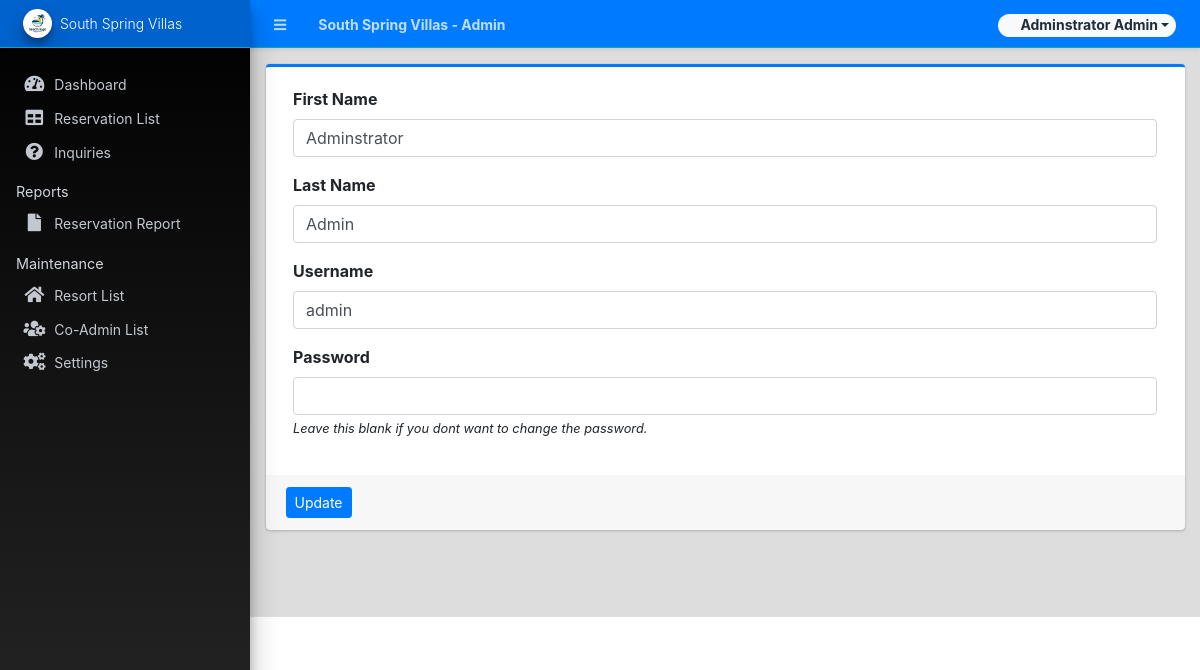
The app's page /admin/?page=user (signed in) with its own data.
### tables this page shows
CREATE TABLE `users` (
  `id` int(50) NOT NULL,
  `firstname` varchar(250) NOT NULL,
  `middlename` text DEFAULT NULL,
  `lastname` varchar(250) NOT NULL,
  `username` text NOT NULL,
  `password` text NOT NULL,
  `avatar` text DEFAULT NULL,
  `last_login` datetime DEFAULT NULL,
  `type` tinyint(1) NOT NULL DEFAULT 0,
  `status` int(1) NOT NULL DEFAULT 1 COMMENT '0=not verified, 1 = verified',
  `date_added` datetime NOT NULL DEFAULT current_timestamp(),
  `date_updated` datetime DEFAULT NULL ON UPDATE current_timestamp()
);

### classes/DBConnection.php (called while the page is built, shortened)
<?php
class DBConnection{
    private $host = DB_SERVER;
    private $username = DB_USERNAME;
    private $password = DB_PASSWORD;
    private $database = DB_NAME;
    public $conn;
    public function __construct(){
        if (!isset($this->conn)) {
            $this->conn = new mysqli($this->host, $this->username, $this->password, $this->database);
        }
    }
}
?>

### classes/SystemSettings.php (called while the page is built, shortened)
<?php
class SystemSettings extends DBConnection{
	function userdata($field = ''){
		if(!empty($field)){
			if(isset($_SESSION['userdata'][$field]))
				return $_SESSION['userdata'][$field];
			else
				return null;
		}else{
			return false;
		}
	}
}
$_settings = new SystemSettings();
?>

### admin/user/index.php (the view, shortened to what this page needs)
<?php
$user = $conn->query("SELECT * FROM users where id ='".$_settings->userdata('id')."'");
foreach($user->fetch_array() as $k =>$v){
	$meta[$k] = $v;
}
?>
<div class="card card-outline card-primary">
	<div class="card-body">
		<div class="container-fluid">
			<form action="" id="manage-user">
				<div class="form-group">
					<label for="name">First Name</label>
					<input type="text" name="firstname" id="firstname" class="form-control" value="<?php echo isset($meta['firstname']) ? $meta['firstname']: '' ?>" required>
				</div>
				<div class="form-group">
					<label for="name">Last Name</label>
					<input type="text" name="lastname" id="lastname" class="form-control" value="<?php echo isset($meta['lastname']) ? $meta['lastname']: '' ?>" required>
				</div>
				<div class="form-group">
					<label for="username">Username</label>
					<input type="text" name="username" id="username" class="form-control" value="<?php echo isset($meta['username']) ? $meta['username']: '' ?>" required  autocomplete="off">
				</div>
				<div class="form-group">
					<label for="password">Password</label>
					<input type="password" name="password" id="password" class="form-control" value="" autocomplete="off">
					<small><i>Leave this blank if you dont want to change the password.</i></small>
				</div>
			</form>
		</div>
	</div>
	<div class="card-footer">
			<div class="col-md-12">
				<div class="row">
					<button class="btn btn-sm btn-primary" form="manage-user">Update</button>
				</div>
			</div>
		</div>
</div>

### records on screen
users: firstname "Adminstrator", lastname "Admin", username "admin"

### other values on screen
$_settings->info('name') "South Spring Villas"
$_settings->userdata('firstname').' '.$_settings->userdata('lastname') "Adminstrator Admin"
$_settings->info('short_name') "South Spring Villas"
